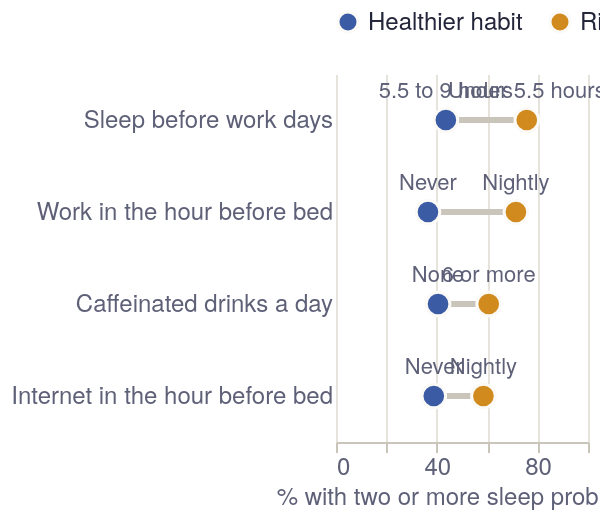

Vega-Lite specification for this chart:
### Vega-Lite specification from a JSON file in a GitHub repository (floating-point values rounded to 4 significant figures)
{"$schema": "https://vega.github.io/schema/vega-lite/v5.json", "width": "container", "height": {"step": 46}, "data": {"values": [{"habit": "Work in the hour before bed", "level": "Never", "kind": "Healthier habit", "pct": 36.5}, {"habit": "Work in the hour before bed", "level": "Nightly", "kind": "Riskier habit", "pct": 71.4}, {"habit": "Sleep before work days", "level": "5.5 to 9 hours", "kind": "Healthier habit", "pct": 43.6}, {"habit": "Sleep before work days", "level": "Under 5.5 hours", "kind": "Riskier habit", "pct": 75.7}, {"habit": "Caffeinated drinks a day", "level": "None", "kind": "Healthier habit", "pct": 40.5}, {"habit": "Caffeinated drinks a day", "level": "6 or more", "kind": "Riskier habit", "pct": 60.6}, {"habit": "Internet in the hour before bed", "level": "Never", "kind": "Healthier habit", "pct": 38.8}, {"habit": "Internet in the hour before bed", "level": "Nightly", "kind": "Riskier habit", "pct": 58.5}]}, "encoding": {"y": {"field": "habit", "type": "nominal", "title": null, "sort": {"field": "pct", "op": "max", "order": "descending"}, "axis": {"domain": false, "ticks": false, "labelLimit": 320}}, "x": {"field": "pct", "type": "quantitative", "title": "% with two or more sleep problems", "scale": {"domain": [0, 100]}, "axis": {"grid": true}}}, "layer": [{"mark": {"type": "rule", "strokeWidth": 3, "color": "#c9c5bb"}, "encoding": {"x": {"aggregate": "min", "field": "pct"}, "x2": {"aggregate": "max", "field": "pct"}}}, {"mark": {"type": "circle", "size": 140, "opacity": 1, "stroke": "#fbfaf7", "strokeWidth": 1.5}, "encoding": {"color": {"field": "kind", "type": "nominal", "title": null, "scale": {"domain": ["Healthier habit", "Riskier habit"], "range": ["#3b5ba5", "#d08a1e"]}, "legend": {"orient": "top", "direction": "horizontal"}}, "tooltip": [{"field": "habit", "title": "Habit"}, {"field": "level", "title": "Level"}, {"field": "pct", "title": "% with 2+ problems", "format": ".1f"}]}}, {"mark": {"type": "text", "dy": -14, "fontSize": 11, "color": "#5d6077"}, "encoding": {"text": {"field": "level"}}}], "autosize": {"type": "fit-x", "contains": "padding"}, "config": {"background": "transparent", "font": "'Source Sans 3', 'Helvetica Neue', Arial, sans-serif", "view": {"stroke": null}, "title": {"font": "Fraunces, Georgia, serif", "fontSize": 18, "fontWeight": 600, "color": "#23263a", "anchor": "start", "subtitleFont": "'Source Sans 3', 'Helvetica Neue', Arial, sans-serif", "subtitleFontSize": 13, "subtitleFontWeight": 400, "subtitleColor": "#5d6077", "offset": 12}, "axis": {"labelFontSize": 12, "titleFontSize": 12, "titleColor": "#5d6077", "labelColor": "#5d6077", "gridColor": "#e6e3dc", "labelLimit": 320, "domainColor": "#c9c5bb", "tickColor": "#c9c5bb", "titleFontWeight": 400}, "legend": {"labelLimit": 260, "titleLimit": 300, "labelFontSize": 12, "titleFontSize": 12, "titleColor": "#5d6077", "labelColor": "#23263a", "titleFontWeight": 400}, "header": {"labelFontSize": 13, "labelColor": "#23263a", "titleFontSize": 13}, "text": {"font": "'Source Sans 3', 'Helvetica Neue', Arial, sans-serif", "color": "#23263a"}}}
